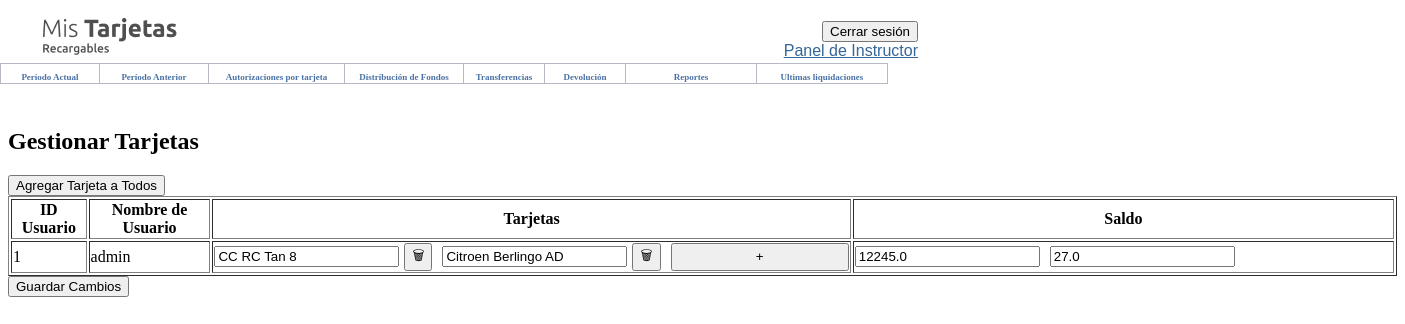
/costcenter/admin/cards/manage/ (signed in), run on an earlier commit of the app's database.
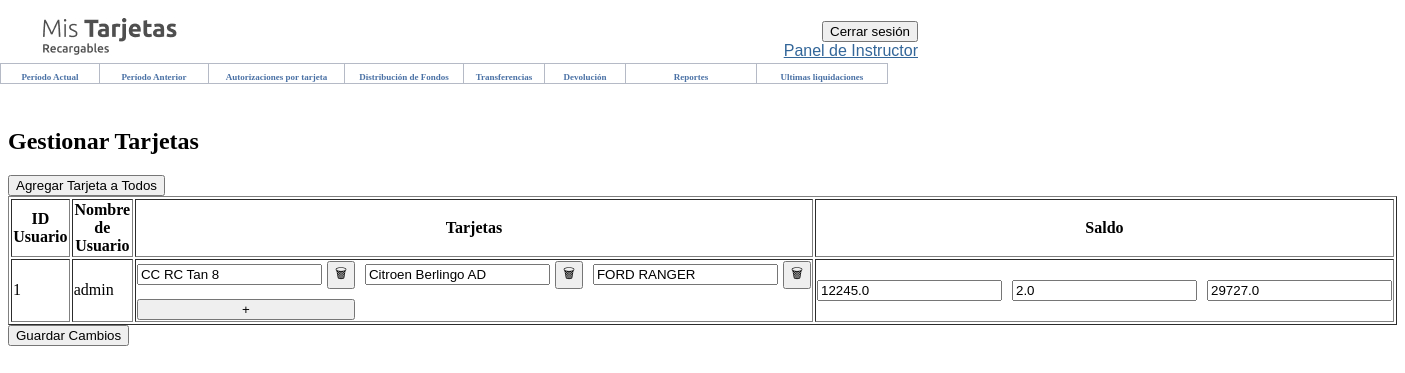
And on a later commit of the database.
### costcenter/models.py (models this page shows, shortened)
class Cards(models.Model):
    user = models.ForeignKey(User, on_delete=models.CASCADE)
    is_costcenter = models.BooleanField(default=False)
    card_name = models.CharField(max_length=50)
    card_number = models.IntegerField(validators=[
                                                MinValueValidator(1000000000000000),
                                                MaxValueValidator(9999999999999999)
    ], unique=True)
    money = models.FloatField(default=0.0)
    class Meta:
        verbose_name = "Card"
        verbose_name_plural = "Cards"

### costcenter/views.py (the view, shortened to what this page needs)
# urls.py: path("admin/cards/manage/", admin_manage_cards, name="admin_manage_cards"),
@staff_member_required  # Solo para administradores
def admin_manage_cards(request):
    users = User.objects.all()
    return render(request, "costcenter/admin_manage_cards.html", {"users": users})

### templates/costcenter/admin_manage_cards.html (shortened to what this page needs)
{% extends 'base.html' %}
{% block body %}
<h2>Gestionar Tarjetas</h2>
<form method="post">
    <button type="submit" name="add_card_all">Agregar Tarjeta a Todos</button>
    <table border="1">
        <thead>
            <tr>
                <th>ID Usuario</th>
                <th>Nombre de Usuario</th>
                <th>Tarjetas</th>
                <th>Saldo</th>
            </tr>
        </thead>
        <tbody>
            {% for user in users %}
            <tr>
                <td>{{ user.id }}</td>
                <td>{{ user.username }}</td>
                <td>
                    <div style="display: grid; grid-template-columns: repeat(3, 1fr); gap: 10px;">
                        {% for card in user.cards_set.all %}
                        <div style="display: flex; align-items: center; gap: 5px;">
                            <input type="text" name="card-{{ card.id }}-card_name" value="{{ card.card_name }}">
                            <button type="submit" name="delete_card" value="{{ card.id }}">🗑</button>
                        </div>
                        {% endfor %}
                        <button type="submit" name="add_card_user" value="{{ user.id }}">+</button>
                    </div>
                </td>
                <td>
                    <div style="display: grid; grid-template-columns: repeat(3, 1fr); gap: 10px;">
                        {% for card in user.cards_set.all %}
                        <input type="number" name="card-{{ card.id }}-money" value="{{ card.money }}" readonly>
                        {% endfor %}
                    </div>
                </td>
            </tr>
            {% endfor %}
        </tbody>
    </table>
    <button type="submit">Guardar Cambios</button>
</form>
{% endblock %}

What changed in the data, as far as the page shows it:
changed Cards "Citroen Berlingo AD": money "27.0" → "2.0"
added Cards: card_name "FORD RANGER", {{ card.id }} 3 (drawn), money "29727.0"
